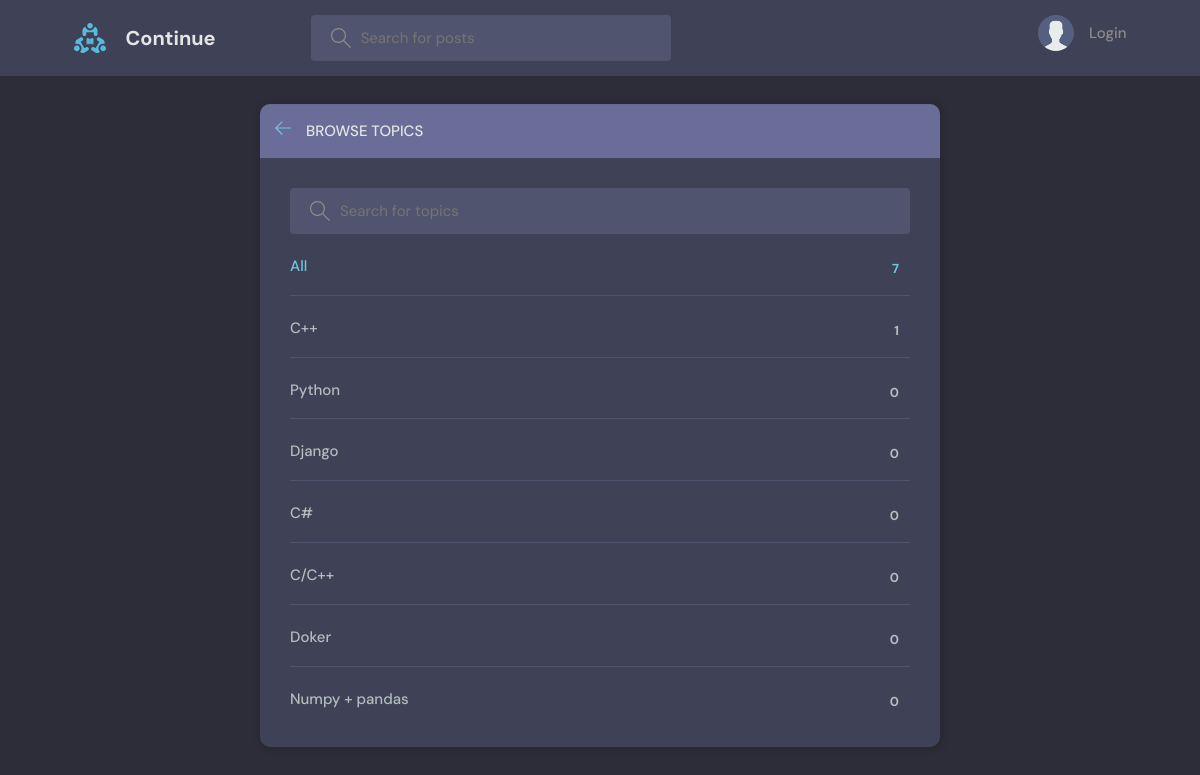
Before: /topics/ with the older database file.
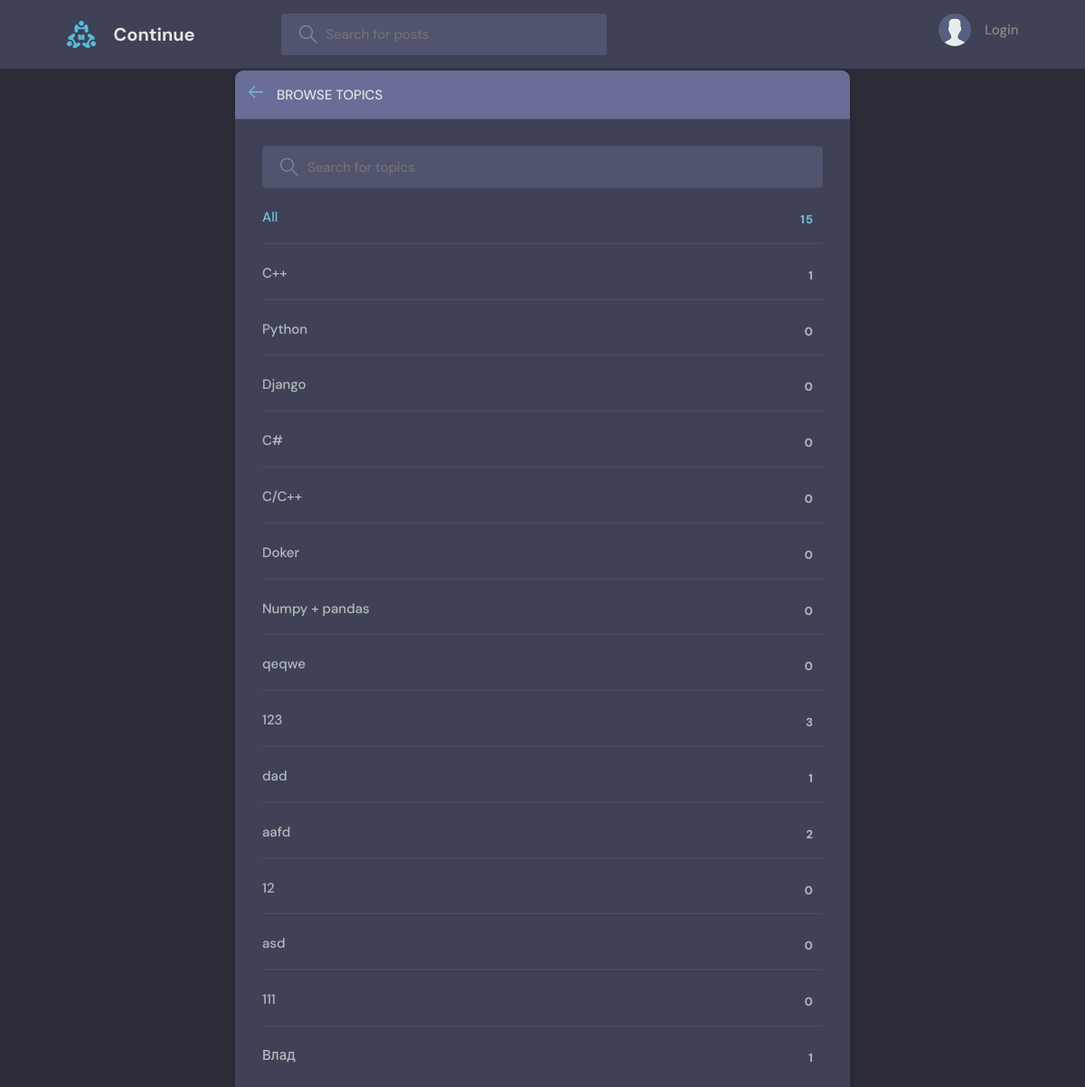
After: the same page with the newer database file.
### base/models.py (models this page shows, shortened)
class Topic(models.Model):
    name = models.CharField(max_length=200)

### base/views.py (the view)
# urls.py: path('topics/', views.topicsPage, name="topics"),
def topicsPage(request):
    q = request.GET.get('q') if request.GET.get('q') != None else ''
    topics = Topic.objects.filter(name__icontains=q)
    return render(request, 'base/topics.html', {'topics': topics})

### base/templates/base/topics.html (shortened to what this page needs)
{% extends 'main.html' %}
{% block content %}
<main class="create-job layout">
  <div class="container">
    <div class="layout__box">
      <div class="layout__boxHeader">
        <div class="layout__boxTitle">
          <a href="{% url 'home' %}">
            <svg version="1.1" xmlns="http://www.w3.org/2000/svg" width="32" height="32" viewBox="0 0 32 32">
              <title>arrow-left</title>
              <path
                d="M13.723 2.286l-13.723 13.714 13.719 13.714 1.616-1.611-10.96-10.96h27.625v-2.286h-27.625l10.965-10.965-1.616-1.607z">
              </path>
            </svg>
          </a>
          <h3>Browse Topics</h3>
        </div>
      </div>
      <div class="topics-page layout__body">
        <form action="" method="GET" class="header__search">
          <label>
            <input name="q" placeholder="Search for topics" />
          </label>
        </form>
        <ul class="topics__list">
          <li>
            <a href="{% url 'topics' %}" class="active">All <span>{{topics.count}}</span></a>
          </li>
          {% for topic in topics %}
          <li>
            <a href="{% url 'home' %}?q={{topic.name}}">{{ topic.name }} <span>{{topic.job_set.all.count}}</span></a>
          </li>
          {% endfor %}
        </ul>
      </div>
    </div>
  </div>
</main>
{% endblock content %}

Changed rows visible on the page:
added Topic: name "qeqwe", job_set.all.count "0"
added Topic: name "123", job_set.all.count "3"
added Topic: name "dad", job_set.all.count "1"
added Topic: name "aafd", job_set.all.count "2"
added Topic: name "12", job_set.all.count "0"
added Topic: name "asd", job_set.all.count "0"
added Topic: name "111", job_set.all.count "0"
added Topic: name "Влад", job_set.all.count "1"
Other visible differences:
{{ topics.count }}: "7" → "15"
